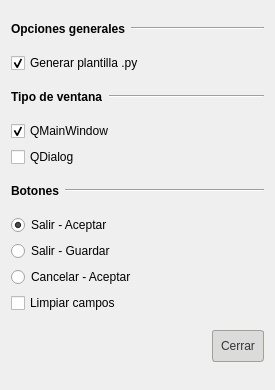
<?xml version="1.0" encoding="UTF-8"?>
<ui version="4.0">
 <class>Dialog</class>
 <widget class="QDialog" name="Dialog">
  <property name="geometry">
   <rect>
    <x>0</x>
    <y>0</y>
    <width>275</width>
    <height>390</height>
   </rect>
  </property>
  <property name="windowTitle">
   <string>Opciones de generacion</string>
  </property>
  <layout class="QVBoxLayout" name="verticalLayout_3">
   <item>
    <layout class="QHBoxLayout" name="horizontalLayout_6">
     <item>
      <widget class="QLabel" name="label_4">
       <property name="sizePolicy">
        <sizepolicy hsizetype="Fixed" vsizetype="Preferred">
         <horstretch>0</horstretch>
         <verstretch>0</verstretch>
        </sizepolicy>
       </property>
       <property name="font">
        <font>
         <weight>75</weight>
         <bold>true</bold>
        </font>
       </property>
       <property name="text">
        <string>Opciones generales</string>
       </property>
      </widget>
     </item>
     <item>
      <widget class="Line" name="line">
       <property name="orientation">
        <enum>Qt::Horizontal</enum>
       </property>
      </widget>
     </item>
    </layout>
   </item>
   <item>
    <widget class="QCheckBox" name="chkGenerarPlantilla">
     <property name="text">
      <string>Generar plantilla .py</string>
     </property>
     <property name="checked">
      <bool>true</bool>
     </property>
    </widget>
   </item>
   <item>
    <layout class="QHBoxLayout" name="horizontalLayout_8">
     <item>
      <widget class="QLabel" name="label_6">
       <property name="sizePolicy">
        <sizepolicy hsizetype="Fixed" vsizetype="Preferred">
         <horstretch>0</horstretch>
         <verstretch>0</verstretch>
        </sizepolicy>
       </property>
       <property name="font">
        <font>
         <weight>75</weight>
         <bold>true</bold>
        </font>
       </property>
       <property name="text">
        <string>Tipo de ventana</string>
       </property>
      </widget>
     </item>
     <item>
      <widget class="Line" name="line_3">
       <property name="orientation">
        <enum>Qt::Horizontal</enum>
       </property>
      </widget>
     </item>
    </layout>
   </item>
   <item>
    <layout class="QVBoxLayout" name="verticalLayout_2">
     <item>
      <widget class="QCheckBox" name="rbMainWindow">
       <property name="text">
        <string>QMainWindow</string>
       </property>
       <property name="checked">
        <bool>true</bool>
       </property>
      </widget>
     </item>
     <item>
      <widget class="QCheckBox" name="rbDialog">
       <property name="text">
        <string>QDialog</string>
       </property>
       <property name="checked">
        <bool>false</bool>
       </property>
      </widget>
     </item>
    </layout>
   </item>
   <item>
    <layout class="QHBoxLayout" name="horizontalLayout_7">
     <item>
      <widget class="QLabel" name="label_5">
       <property name="sizePolicy">
        <sizepolicy hsizetype="Fixed" vsizetype="Preferred">
         <horstretch>0</horstretch>
         <verstretch>0</verstretch>
        </sizepolicy>
       </property>
       <property name="font">
        <font>
         <weight>75</weight>
         <bold>true</bold>
        </font>
       </property>
       <property name="text">
        <string>Botones</string>
       </property>
      </widget>
     </item>
     <item>
      <widget class="Line" name="line_2">
       <property name="orientation">
        <enum>Qt::Horizontal</enum>
       </property>
      </widget>
     </item>
    </layout>
   </item>
   <item>
    <layout class="QVBoxLayout" name="verticalLayout">
     <item>
      <widget class="QRadioButton" name="rbBtnsSA">
       <property name="text">
        <string>Salir - Aceptar</string>
       </property>
       <property name="checked">
        <bool>true</bool>
       </property>
      </widget>
     </item>
     <item>
      <widget class="QRadioButton" name="rbBtnsSG">
       <property name="text">
        <string>Salir - Guardar</string>
       </property>
      </widget>
     </item>
     <item>
      <widget class="QRadioButton" name="rbBtnsCA">
       <property name="text">
        <string>Cancelar - Aceptar</string>
       </property>
      </widget>
     </item>
     <item>
      <widget class="QCheckBox" name="chkBtnsLimpiar">
       <property name="text">
        <string>Limpiar campos</string>
       </property>
      </widget>
     </item>
    </layout>
   </item>
   <item>
    <layout class="QHBoxLayout" name="horizontalLayout">
     <item>
      <spacer name="horizontalSpacer">
       <property name="orientation">
        <enum>Qt::Horizontal</enum>
       </property>
       <property name="sizeHint" stdset="0">
        <size>
         <width>40</width>
         <height>20</height>
        </size>
       </property>
      </spacer>
     </item>
     <item>
      <widget class="QPushButton" name="btCerrar">
       <property name="styleSheet">
        <string notr="true">QPushButton {
	background: #DBDBDB;
	border-radius: 3px;
	color:#353535;
	border: 1px solid #A0A197;
	padding:8px;
}

QPushButton:pressed{
	background-color: qlineargradient(x1: 0, y1: 0, x2: 0, y2: 1,
                                            stop: 0 #dadbde, stop: 1 #f6f7fa);		
	border: 1px solid #505050;
}
QPushButton:hover{
         background-color: qlineargradient(x1: 0, y1: 0, x2: 0, y2: 1,
                                           stop: 0 #dadbde, stop: 1 #f6f7fa);
}</string>
       </property>
       <property name="text">
        <string>Cerrar</string>
       </property>
      </widget>
     </item>
    </layout>
   </item>
  </layout>
 </widget>
 <resources/>
 <connections>
  <connection>
   <sender>btCerrar</sender>
   <signal>clicked()</signal>
   <receiver>Dialog</receiver>
   <slot>close()</slot>
   <hints>
    <hint type="sourcelabel">
     <x>175</x>
     <y>273</y>
    </hint>
    <hint type="destinationlabel">
     <x>288</x>
     <y>266</y>
    </hint>
   </hints>
  </connection>
 </connections>
</ui>
